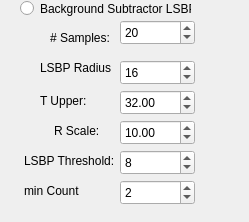
              <widget class="QWidget" name="PBKGLSBP">
               <property name="geometry">
                <rect>
                 <x>0</x>
                 <y>0</y>
                 <width>249</width>
                 <height>222</height>
                </rect>
               </property>
               <attribute name="label">
                <string>Background Subtractor LSBP</string>
               </attribute>
               <widget class="QRadioButton" name="RBTLSBP">
                <property name="geometry">
                 <rect>
                  <x>20</x>
                  <y>0</y>
                  <width>171</width>
                  <height>17</height>
                 </rect>
                </property>
                <property name="text">
                 <string>Background Subtractor LSBP</string>
                </property>
               </widget>
               <widget class="QLabel" name="label_27">
                <property name="geometry">
                 <rect>
                  <x>50</x>
                  <y>30</y>
                  <width>61</width>
                  <height>16</height>
                 </rect>
                </property>
                <property name="text">
                 <string># Samples:</string>
                </property>
               </widget>
               <widget class="QSpinBox" name="SBNSamplesLSBP">
                <property name="geometry">
                 <rect>
                  <x>120</x>
                  <y>20</y>
                  <width>75</width>
                  <height>25</height>
                 </rect>
                </property>
                <property name="value">
                 <number>20</number>
                </property>
               </widget>
               <widget class="QLabel" name="label_28">
                <property name="geometry">
                 <rect>
                  <x>40</x>
                  <y>60</y>
                  <width>71</width>
                  <height>16</height>
                 </rect>
                </property>
                <property name="text">
                 <string>LSBP Radius:</string>
                </property>
               </widget>
               <widget class="QSpinBox" name="SBLRadius">
                <property name="geometry">
                 <rect>
                  <x>120</x>
                  <y>60</y>
                  <width>75</width>
                  <height>25</height>
                 </rect>
                </property>
                <property name="value">
                 <number>16</number>
                </property>
               </widget>
               <widget class="QLabel" name="label_29">
                <property name="geometry">
                 <rect>
                  <x>54</x>
                  <y>120</y>
                  <width>61</width>
                  <height>21</height>
                 </rect>
                </property>
                <property name="text">
                 <string>R Scale:</string>
                </property>
               </widget>
               <widget class="QDoubleSpinBox" name="DSRScale">
                <property name="geometry">
                 <rect>
                  <x>120</x>
                  <y>120</y>
                  <width>75</width>
                  <height>25</height>
                 </rect>
                </property>
                <property name="value">
                 <double>10.000000000000000</double>
                </property>
               </widget>
               <widget class="QLabel" name="label_30">
                <property name="geometry">
                 <rect>
                  <x>24</x>
                  <y>150</y>
                  <width>91</width>
                  <height>21</height>
                 </rect>
                </property>
                <property name="text">
                 <string>LSBP Threshold:</string>
                </property>
               </widget>
               <widget class="QLabel" name="label_32">
                <property name="geometry">
                 <rect>
                  <x>24</x>
                  <y>180</y>
                  <width>91</width>
                  <height>21</height>
                 </rect>
                </property>
                <property name="text">
                 <string>min Count</string>
                </property>
               </widget>
               <widget class="QDoubleSpinBox" name="DSBTupper">
                <property name="geometry">
                 <rect>
                  <x>120</x>
                  <y>90</y>
                  <width>75</width>
                  <height>25</height>
                 </rect>
                </property>
                <property name="value">
                 <double>32.000000000000000</double>
                </property>
               </widget>
               <widget class="QLabel" name="label_33">
                <property name="geometry">
                 <rect>
                  <x>40</x>
                  <y>90</y>
                  <width>71</width>
                  <height>21</height>
                 </rect>
                </property>
                <property name="text">
                 <string>T Upper:</string>
                </property>
               </widget>
               <widget class="QSpinBox" name="SBminCount">
                <property name="geometry">
                 <rect>
                  <x>120</x>
                  <y>180</y>
                  <width>75</width>
                  <height>25</height>
                 </rect>
                </property>
                <property name="value">
                 <number>2</number>
                </property>
               </widget>
               <widget class="QSpinBox" name="SBLThreshold">
                <property name="geometry">
                 <rect>
                  <x>120</x>
                  <y>150</y>
                  <width>75</width>
                  <height>25</height>
                 </rect>
                </property>
                <property name="value">
                 <number>8</number>
                </property>
               </widget>
              </widget>
